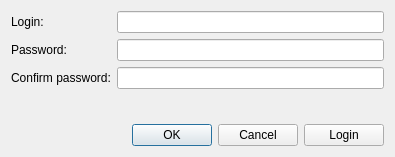
<?xml version="1.0" encoding="UTF-8"?>
<ui version="4.0">
 <class>RegistrationForm</class>
 <widget class="QWidget" name="RegistrationForm">
  <property name="geometry">
   <rect>
    <x>0</x>
    <y>0</y>
    <width>395</width>
    <height>157</height>
   </rect>
  </property>
  <property name="windowTitle">
   <string>Form</string>
  </property>
  <layout class="QVBoxLayout" name="verticalLayout">
   <item>
    <layout class="QFormLayout" name="formLayout">
     <item row="0" column="0">
      <widget class="QLabel" name="label">
       <property name="text">
        <string>Login:</string>
       </property>
      </widget>
     </item>
     <item row="1" column="0">
      <widget class="QLabel" name="label_2">
       <property name="text">
        <string>Password:</string>
       </property>
      </widget>
     </item>
     <item row="2" column="0">
      <widget class="QLabel" name="label_3">
       <property name="text">
        <string>Confirm password:</string>
       </property>
      </widget>
     </item>
     <item row="0" column="1">
      <widget class="QLineEdit" name="loginEdit"/>
     </item>
     <item row="1" column="1">
      <widget class="QLineEdit" name="passwordEdit">
       <property name="echoMode">
        <enum>QLineEdit::Password</enum>
       </property>
      </widget>
     </item>
     <item row="2" column="1">
      <widget class="QLineEdit" name="passwordConfirmEdit">
       <property name="echoMode">
        <enum>QLineEdit::Password</enum>
       </property>
      </widget>
     </item>
    </layout>
   </item>
   <item>
    <spacer name="verticalSpacer">
     <property name="orientation">
      <enum>Qt::Vertical</enum>
     </property>
     <property name="sizeHint" stdset="0">
      <size>
       <width>20</width>
       <height>40</height>
      </size>
     </property>
    </spacer>
   </item>
   <item>
    <layout class="QHBoxLayout" name="horizontalLayout">
     <item>
      <widget class="QDialogButtonBox" name="buttonBox">
       <property name="standardButtons">
        <set>QDialogButtonBox::Cancel|QDialogButtonBox::Ok</set>
       </property>
      </widget>
     </item>
     <item>
      <widget class="QPushButton" name="loginPushButton">
       <property name="text">
        <string>Login</string>
       </property>
      </widget>
     </item>
    </layout>
   </item>
  </layout>
 </widget>
 <tabstops>
  <tabstop>loginPushButton</tabstop>
  <tabstop>loginEdit</tabstop>
  <tabstop>passwordEdit</tabstop>
  <tabstop>passwordConfirmEdit</tabstop>
 </tabstops>
 <resources/>
 <connections/>
</ui>
